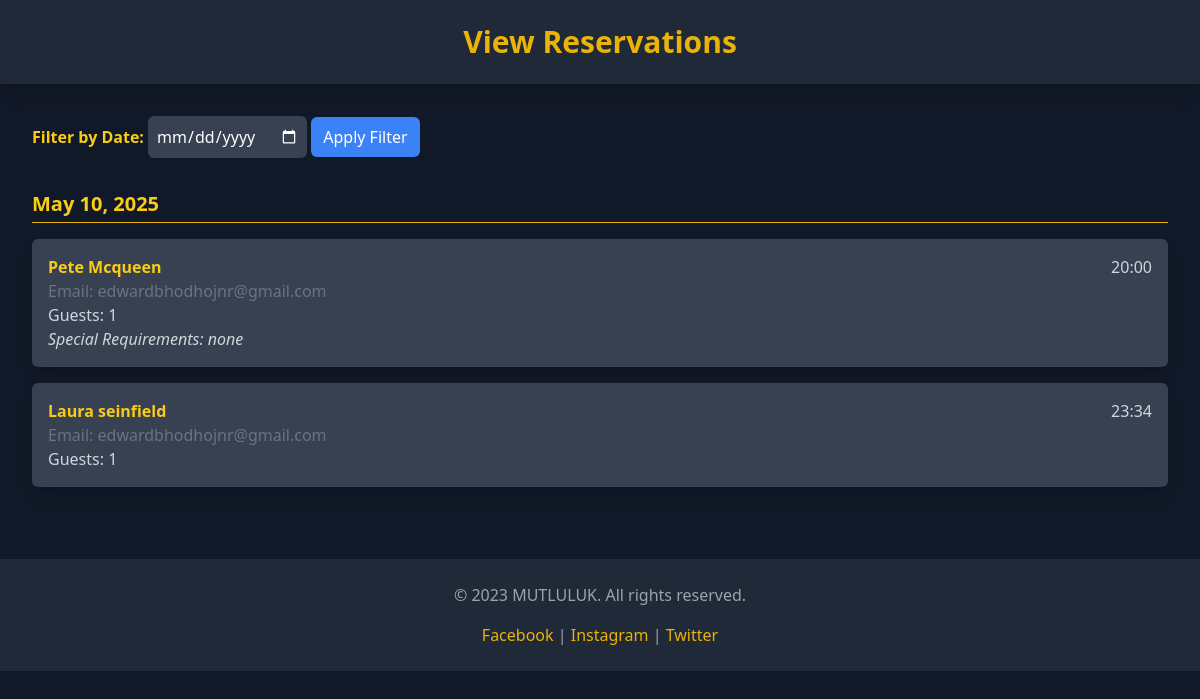
Page /reservation/view-reservations (signed in) on the committed database.
### reservation/models.py (models this page shows, shortened)
class Reservation(models.Model):
    first_name = models.CharField(max_length=100)
    surname = models.CharField(max_length=100)
    email = models.EmailField()
    special_requirements = models.TextField(blank=True, null=True)
    guest_count = models.PositiveIntegerField()
    booking_date = models.DateField()
    booking_time = models.TimeField()
    created_at = models.DateTimeField(auto_now_add=True)

### reservation/views.py (the view)
# urls.py: path('view-reservations', views.view_reservations, name='view_reservations')
@login_required
def view_reservations(request):
    reservations = Reservation.objects.all().order_by('booking_date', 'booking_time')
    return render(request, 'reservation/view_reservations.html', {'reservations': reservations})

### reservation/templates/reservation/view_reservations.html (shortened to what this page needs)
{% load static %}
<!DOCTYPE html>
<html lang="en">
<head>
    <script src="https://cdn.tailwindcss.com"></script>
</head>
<body class="bg-gray-900 text-white font-sans">
    <header class="bg-gray-800 shadow-lg p-6 text-center">
        <h1 class="text-yellow-500 text-3xl font-bold">View Reservations</h1>
    </header>
    <main class="p-8">
        <div class="mb-6">
            <label for="filterDate" class="text-yellow-400 font-semibold">Filter by Date:</label>
            <input type="date" id="filterDate" class="p-2 bg-gray-700 text-white rounded-md">
            <button onclick="filterReservations()" class="px-3 py-2 bg-blue-500 text-white rounded-md hover:bg-blue-600 transition">
                Apply Filter
            </button>
        </div>
        {% if reservations %}
        {% regroup reservations by booking_date as date_groups %}
        {% for group in date_groups %}
        <h2 class="text-xl font-semibold text-yellow-400 mt-8 border-b border-yellow-500 pb-1">{{ group.grouper }}</h2>
        <ul>
            {% for reservation in group.list %}
            <li class="mt-4 p-4 bg-gray-700 rounded-md shadow-lg reservation-item" data-date="{{ reservation.booking_date|date:'Y-m-d' }}">
                <div class="flex justify-between">
                    <strong class="text-yellow-400">{{ reservation.first_name }} {{ reservation.surname }}</strong>
                    <span class="text-gray-300">{{ reservation.booking_time|time:"H:i" }}</span>
                </div>
                <div>
                    <span class="text-gray-500">Email: {{ reservation.email }}</span><br>
                    <span class="text-gray-300">Guests: {{ reservation.guest_count }}</span><br>
                    {% if reservation.special_requirements %}
                    <span class="text-gray-300 italic">Special Requirements: {{ reservation.special_requirements }}</span>
                    {% endif %}
                </div>
            </li>
            {% endfor %}
        </ul>
        {% endfor %}
        {% else %}
        <p class="text-gray-400 text-center mt-4">No reservations found.</p>
        {% endif %}
    </main>
    <footer class="bg-gray-800 py-6 mt-10">
        <div class="container mx-auto text-center text-gray-400">
            <p>&copy; 2023 MUTLULUK. All rights reserved.</p>
            <div class="mt-4">
                <a href="#" class="text-yellow-500 hover:text-yellow-600">Facebook</a> |
                <a href="#" class="text-yellow-500 hover:text-yellow-600">Instagram</a> |
                <a href="#" class="text-yellow-500 hover:text-yellow-600">Twitter</a>
            </div>
        </div>
    </footer>
</body>
</html>

### rows in the picture
Reservation: grouper "May 10, 2025", first_name "Pete", surname "Mcqueen", booking_time "20:00", email "edwardbhodhojnr@gmail.com", guest_count "1", special_requirements "none"
Reservation: first_name "Laura", surname "seinfield", booking_time "23:34", email "edwardbhodhojnr@gmail.com", guest_count "1"
